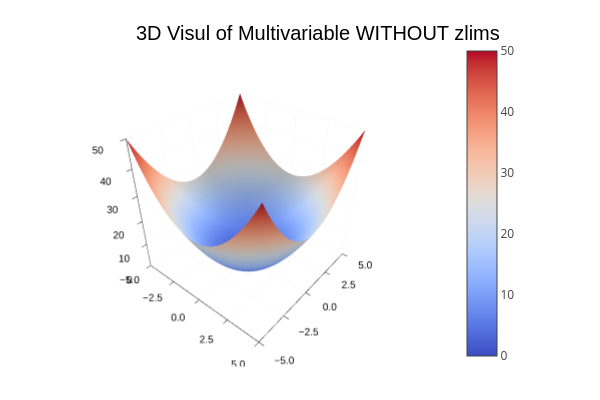

Source (notebook cell):
### Code cell
f(x,y) = x^2 + y^2
x = -5:0.2:5
y = -5:0.2:5

surface(x,y,f, title= "3D Visul of Multivariable WITHOUT zlims", color=:coolwarm, camera=(40,35))

### Figure 1 — Plotly figure (JSON) as saved in the notebook; plotly's stock layout.template omitted (floating-point values rounded to 4 significant figures; data arrays with more than 128 entries replaced by an {"elided": "..."} marker saying what was removed)
{"data": [{"colorbar": {"len": 0.9039, "title": "", "x": 0.7615, "y": 0.4896}, "colorscale": {"elided": "100x2 mixed values"}, "name": "y1", "opacity": null, "scene": "scene", "showlegend": false, "showscale": true, "type": "surface", "x": [-5, -4.8, -4.6, -4.4, -4.2, -4, -3.8, -3.6, -3.4, -3.2, -3, -2.8, -2.6, -2.4, -2.2, -2, -1.8, -1.6, -1.4, -1.2, -1, -0.8, -0.6, -0.4, -0.2, 0, 0.2, 0.4, 0.6, 0.8, 1, 1.2, 1.4, 1.6, 1.8, 2, 2.2, 2.4, 2.6, 2.8, 3, 3.2, 3.4, 3.6, 3.8, 4, 4.2, 4.4, 4.6, 4.8, 5], "xaxis": "x", "y": [-5, -4.8, -4.6, -4.4, -4.2, -4, -3.8, -3.6, -3.4, -3.2, -3, -2.8, -2.6, -2.4, -2.2, -2, -1.8, -1.6, -1.4, -1.2, -1, -0.8, -0.6, -0.4, -0.2, 0, 0.2, 0.4, 0.6, 0.8, 1, 1.2, 1.4, 1.6, 1.8, 2, 2.2, 2.4, 2.6, 2.8, 3, 3.2, 3.4, 3.6, 3.8, 4, 4.2, 4.4, 4.6, 4.8, 5], "yaxis": "y", "z": {"elided": "51x51 float values"}, "zaxis": "z", "zmax": 50, "zmin": 0}], "layout": {"annotations": [{"font": {"color": "rgba(0, 0, 0, 1.000)", "family": "sans-serif", "size": 20}, "rotation": 0, "showarrow": false, "text": "3D Visul of Multivariable WITHOUT zlims", "x": 0.5296, "xanchor": "center", "xref": "paper", "y": 1, "yanchor": "top", "yref": "paper"}], "height": 400, "legend": {"bgcolor": "rgba(255, 255, 255, 1.000)", "bordercolor": "rgba(0, 0, 0, 1.000)", "borderwidth": 1, "font": {"color": "rgba(0, 0, 0, 1.000)", "family": "sans-serif", "size": 11}, "title": {"font": {"color": "rgba(0, 0, 0, 1.000)", "family": "sans-serif", "size": 15}, "text": ""}, "tracegroupgap": 0, "traceorder": "normal", "x": 1, "xanchor": "auto", "y": 1, "yanchor": "auto"}, "margin": {"b": 20, "l": 0, "r": 0, "t": 20}, "paper_bgcolor": "rgba(255, 255, 255, 1.000)", "plot_bgcolor": "rgba(255, 255, 255, 1.000)", "scene": {"camera": {"eye": {"x": 1.369, "y": -1.632, "z": 1.491}, "projection": "orthographic"}, "domain": {"x": [0.06582, 0.7615], "y": [0.03762, 0.9415]}, "xaxis": {"gridcolor": "rgba(0, 0, 0, 0.100)", "gridwidth": 0.5, "linecolor": "rgba(0, 0, 0, 1.000)", "mirror": false, "range": [-5, 5], "showgrid": true, "showline": true, "showticklabels": true, "tickangle": 0, "tickcolor": "rgb(0, 0, 0)", "tickfont": {"color": "rgba(0, 0, 0, 1.000)", "family": "sans-serif", "size": 11}, "tickmode": "array", "ticks": "inside", "ticktext": ["−5.0", "−2.5", "0.0", "2.5", "5.0"], "tickvals": [-5, -2.5, 0, 2.5, 5], "title": "", "titlefont": {"color": "rgba(0, 0, 0, 1.000)", "family": "sans-serif", "size": 15}, "type": "-", "visible": true, "zeroline": false, "zerolinecolor": "rgba(0, 0, 0, 1.000)"}, "yaxis": {"gridcolor": "rgba(0, 0, 0, 0.100)", "gridwidth": 0.5, "linecolor": "rgba(0, 0, 0, 1.000)", "mirror": false, "range": [-5, 5], "showgrid": true, "showline": true, "showticklabels": true, "tickangle": 0, "tickcolor": "rgb(0, 0, 0)", "tickfont": {"color": "rgba(0, 0, 0, 1.000)", "family": "sans-serif", "size": 11}, "tickmode": "array", "ticks": "inside", "ticktext": ["−5.0", "−2.5", "0.0", "2.5", "5.0"], "tickvals": [-5, -2.5, 0, 2.5, 5], "title": "", "titlefont": {"color": "rgba(0, 0, 0, 1.000)", "family": "sans-serif", "size": 15}, "type": "-", "visible": true, "zeroline": false, "zerolinecolor": "rgba(0, 0, 0, 1.000)"}, "zaxis": {"gridcolor": "rgba(0, 0, 0, 0.100)", "gridwidth": 0.5, "linecolor": "rgba(0, 0, 0, 1.000)", "mirror": false, "range": [0, 50], "showgrid": true, "showline": true, "showticklabels": true, "tickangle": 0, "tickcolor": "rgb(0, 0, 0)", "tickfont": {"color": "rgba(0, 0, 0, 1.000)", "family": "sans-serif", "size": 11}, "tickmode": "array", "ticks": "inside", "ticktext": ["0", "10", "20", "30", "40", "50"], "tickvals": [0, 10, 20, 30, 40, 50], "title": "", "titlefont": {"color": "rgba(0, 0, 0, 1.000)", "family": "sans-serif", "size": 15}, "type": "-", "visible": true, "zeroline": false, "zerolinecolor": "rgba(0, 0, 0, 1.000)"}}, "showlegend": true, "width": 600}}
